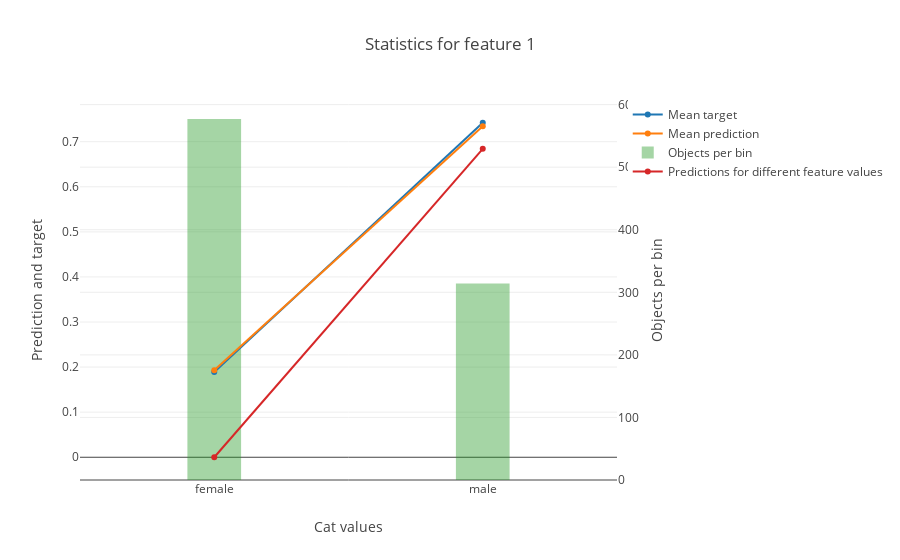

Write notebook code for a chart like this one.
### Markdown cell above
#### One-hot feature

### Code cell
feature = 'Sex'
res = titanic_model.get_binarized_statistics(titanic_train, titanic_train_target, feature, 
                                     cat_feature_values=['male', 'female'], plot=True, thread_count=-1)

### Figure 1 — Plotly figure (JSON) as saved in the notebook; plotly's stock layout.template omitted (floating-point values rounded to 4 significant figures)
{"data": [{"mode": "lines+markers", "name": "Mean target", "type": "scatter", "uid": "d7215e87-7ecd-4f2a-8105-2b66f117f846", "xaxis": "x", "y": [0.1889, 0.742], "yaxis": "y"}, {"mode": "lines+markers", "name": "Mean prediction", "type": "scatter", "uid": "8df6a7d4-89d3-4450-8223-87bb1bc144b1", "xaxis": "x", "y": [0.1928, 0.7345], "yaxis": "y"}, {"marker": {"color": "rgba(30, 150, 30, 0.4)"}, "name": "Objects per bin", "type": "bar", "uid": "ff9c87e6-ce59-4407-bfce-3e73e8c26de8", "width": 0.2, "xaxis": "x", "y": [577, 314], "yaxis": "y2"}, {"mode": "lines+markers", "name": "Predictions for different feature values", "type": "scatter", "uid": "f22293a0-697f-4276-a668-5e97adacf6a9", "xaxis": "x", "y": [0, 0.6843], "yaxis": "y"}], "layout": {"title": {"text": "Statistics for feature 1"}, "xaxis": {"showticklabels": true, "tickmode": "array", "ticktext": ["female", "male"], "tickvals": [0, 1], "title": {"text": "Cat values"}}, "yaxis": {"overlaying": "y2", "side": "left", "title": {"text": "Prediction and target"}}, "yaxis2": {"position": 1, "side": "right", "title": {"text": "Objects per bin"}}}}
